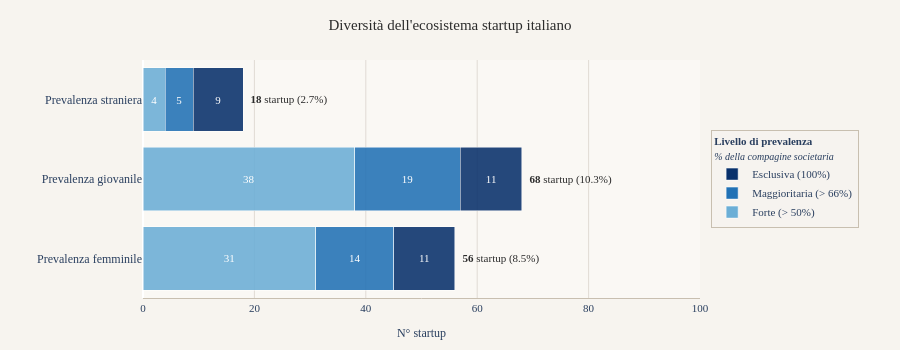

The code cell stored with this chart in its notebook:
### Markdown cell above
### DIVERSITA DELL'ECOSISTEMA

### Code cell
import plotly.graph_objects as go
import pandas as pd

# ── 1. PREP DATI ─────────────────────────────────────────────
n_tot = len(df)

dimensioni = {
    'Prevalenza femminile': 'prevalenza_femminile',
    'Prevalenza giovanile': 'prevalenza_giovanile',
    'Prevalenza straniera': 'prevalenza_straniera',
}

livelli = ['Forte', 'Maggioritaria', 'Esclusiva']
colori  = ['#6baed6', '#2171b5', '#08306b']
soglie  = {'Forte': '> 50%', 'Maggioritaria': '> 66%', 'Esclusiva': '100%'}

records = []
for label, col in dimensioni.items():
    for livello in livelli:
        n = (df[col] == livello).sum()
        records.append({
            'dimensione': label,
            'livello': livello,
            'n': n,
            'pct': round(n / n_tot * 100, 1)
        })

agg = pd.DataFrame(records)

# ── 2. FIGURA ────────────────────────────────────────────────
fig = go.Figure()

dim_labels = list(dimensioni.keys())

for livello, colore in zip(livelli, colori):
    subset = agg[agg['livello'] == livello]
    vals   = [subset[subset['dimensione'] == d]['n'].values[0] for d in dim_labels]
    pcts   = [subset[subset['dimensione'] == d]['pct'].values[0] for d in dim_labels]

    fig.add_trace(go.Bar(
        name=f"{livello} ({soglie[livello]})",
        y=dim_labels,
        x=vals,
        orientation='h',
        marker=dict(color=colore, opacity=0.88, line=dict(width=0.5, color='white')),
        customdata=[[v, p, livello, soglie[livello]] for v, p in zip(vals, pcts)],
        hovertemplate=(
            "<b>%{y}</b><br>"
            "Livello: <b>%{customdata[2]}</b> (%{customdata[3]} della compagine societaria)<br>"
            "Startup: <b>%{customdata[0]}</b><br>"
            "Sul totale campione: <b>%{customdata[1]}%</b>"
            "<extra></extra>"
        ),
        text=[f"{v}" if v > 0 else '' for v in vals],
        textposition='inside',
        textfont=dict(color='white', size=11, family='Georgia, serif'),
        insidetextanchor='middle',
    ))

# Totale per categoria come annotazione
for d in dim_labels:
    tot = agg[agg['dimensione'] == d]['n'].sum()
    pct = round(tot / n_tot * 100, 1)
    fig.add_annotation(
        y=d,
        x=tot,
        text=f"  <b>{tot}</b> startup ({pct}%)",
        showarrow=False,
        xanchor='left',
        font=dict(size=11, color='#2c2c2c', family='Georgia, serif'),
    )

# ── 3. LAYOUT ────────────────────────────────────────────────
fig.update_layout(
    barmode='stack',
    title=dict(
        text="Diversità dell'ecosistema startup italiano",
        font=dict(size=15, family='Georgia, serif', color='#2c2c2c'),
        x=0.5, xanchor='center', pad=dict(t=10)
    ),
    xaxis=dict(
        title='N° startup',
        title_font=dict(size=12, family='Georgia, serif'),
        tickfont=dict(size=11, family='Georgia, serif'),
        gridcolor='#e0dbd4',
        showline=True, linecolor='#c8bfb0',
        range=[0, 100],
    ),
    yaxis=dict(
        title='',
        tickfont=dict(size=12, family='Georgia, serif'),
        automargin=True,
    ),
    legend=dict(
        title=dict(
            text='<b>Livello di prevalenza</b><br>'
                 '<i style="font-size:10px">% della compagine societaria</i>',
            font=dict(size=11, family='Georgia, serif'),
        ),
        bgcolor='rgba(247,244,239,0.92)',
        bordercolor='#c8bfb0',
        borderwidth=1,
        font=dict(size=11, family='Georgia, serif'),
        x=1.02, y=0.5,
        xanchor='left', yanchor='middle',
    ),
    paper_bgcolor='#f7f4ef',
    plot_bgcolor='#faf8f4',
    margin=dict(l=20, r=200, t=60, b=50),
    height=350,
)

fig.show()

### Figure 1 — Plotly figure (JSON) as saved in the notebook; plotly's stock layout.template omitted (floating-point values rounded to 4 significant figures)
{"data": [{"customdata": [[31, 4.7, "Forte", "> 50%"], [38, 5.8, "Forte", "> 50%"], [4, 0.6, "Forte", "> 50%"]], "hovertemplate": "<b>%{y}</b><br>Livello: <b>%{customdata[2]}</b> (%{customdata[3]} della compagine societaria)<br>Startup: <b>%{customdata[0]}</b><br>Sul totale campione: <b>%{customdata[1]}%</b><extra></extra>", "insidetextanchor": "middle", "marker": {"color": "#6baed6", "line": {"color": "white", "width": 0.5}, "opacity": 0.88}, "name": "Forte (> 50%)", "orientation": "h", "text": ["31", "38", "4"], "textfont": {"color": "white", "family": "Georgia, serif", "size": 11}, "textposition": "inside", "type": "bar", "x": [31, 38, 4], "y": ["Prevalenza femminile", "Prevalenza giovanile", "Prevalenza straniera"]}, {"customdata": [[14, 2.1, "Maggioritaria", "> 66%"], [19, 2.9, "Maggioritaria", "> 66%"], [5, 0.8, "Maggioritaria", "> 66%"]], "hovertemplate": "<b>%{y}</b><br>Livello: <b>%{customdata[2]}</b> (%{customdata[3]} della compagine societaria)<br>Startup: <b>%{customdata[0]}</b><br>Sul totale campione: <b>%{customdata[1]}%</b><extra></extra>", "insidetextanchor": "middle", "marker": {"color": "#2171b5", "line": {"color": "white", "width": 0.5}, "opacity": 0.88}, "name": "Maggioritaria (> 66%)", "orientation": "h", "text": ["14", "19", "5"], "textfont": {"color": "white", "family": "Georgia, serif", "size": 11}, "textposition": "inside", "type": "bar", "x": [14, 19, 5], "y": ["Prevalenza femminile", "Prevalenza giovanile", "Prevalenza straniera"]}, {"customdata": [[11, 1.7, "Esclusiva", "100%"], [11, 1.7, "Esclusiva", "100%"], [9, 1.4, "Esclusiva", "100%"]], "hovertemplate": "<b>%{y}</b><br>Livello: <b>%{customdata[2]}</b> (%{customdata[3]} della compagine societaria)<br>Startup: <b>%{customdata[0]}</b><br>Sul totale campione: <b>%{customdata[1]}%</b><extra></extra>", "insidetextanchor": "middle", "marker": {"color": "#08306b", "line": {"color": "white", "width": 0.5}, "opacity": 0.88}, "name": "Esclusiva (100%)", "orientation": "h", "text": ["11", "11", "9"], "textfont": {"color": "white", "family": "Georgia, serif", "size": 11}, "textposition": "inside", "type": "bar", "x": [11, 11, 9], "y": ["Prevalenza femminile", "Prevalenza giovanile", "Prevalenza straniera"]}], "layout": {"annotations": [{"font": {"color": "#2c2c2c", "family": "Georgia, serif", "size": 11}, "showarrow": false, "text": "  <b>56</b> startup (8.5%)", "x": 56, "xanchor": "left", "y": "Prevalenza femminile"}, {"font": {"color": "#2c2c2c", "family": "Georgia, serif", "size": 11}, "showarrow": false, "text": "  <b>68</b> startup (10.3%)", "x": 68, "xanchor": "left", "y": "Prevalenza giovanile"}, {"font": {"color": "#2c2c2c", "family": "Georgia, serif", "size": 11}, "showarrow": false, "text": "  <b>18</b> startup (2.7%)", "x": 18, "xanchor": "left", "y": "Prevalenza straniera"}], "barmode": "stack", "height": 350, "legend": {"bgcolor": "rgba(247,244,239,0.92)", "bordercolor": "#c8bfb0", "borderwidth": 1, "font": {"family": "Georgia, serif", "size": 11}, "title": {"font": {"family": "Georgia, serif", "size": 11}, "text": "<b>Livello di prevalenza</b><br><i style=\"font-size:10px\">% della compagine societaria</i>"}, "x": 1.02, "xanchor": "left", "y": 0.5, "yanchor": "middle"}, "margin": {"b": 50, "l": 20, "r": 200, "t": 60}, "paper_bgcolor": "#f7f4ef", "plot_bgcolor": "#faf8f4", "title": {"font": {"color": "#2c2c2c", "family": "Georgia, serif", "size": 15}, "pad": {"t": 10}, "text": "Diversità dell'ecosistema startup italiano", "x": 0.5, "xanchor": "center"}, "xaxis": {"gridcolor": "#e0dbd4", "linecolor": "#c8bfb0", "range": [0, 100], "showline": true, "tickfont": {"family": "Georgia, serif", "size": 11}, "title": {"font": {"family": "Georgia, serif", "size": 12}, "text": "N° startup"}}, "yaxis": {"automargin": true, "tickfont": {"family": "Georgia, serif", "size": 12}, "title": {"text": ""}}}}
